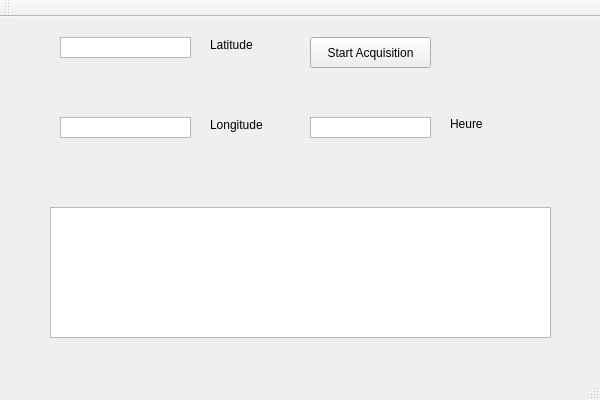
<?xml version="1.0" encoding="UTF-8"?>
<ui version="4.0">
 <class>TPGPSClass</class>
 <widget class="QMainWindow" name="TPGPSClass">
  <property name="geometry">
   <rect>
    <x>0</x>
    <y>0</y>
    <width>600</width>
    <height>400</height>
   </rect>
  </property>
  <property name="windowTitle">
   <string>TPGPS</string>
  </property>
  <widget class="QWidget" name="centralWidget">
   <widget class="QTextEdit" name="latitude">
    <property name="geometry">
     <rect>
      <x>60</x>
      <y>20</y>
      <width>131</width>
      <height>21</height>
     </rect>
    </property>
    <property name="acceptDrops">
     <bool>true</bool>
    </property>
    <property name="verticalScrollBarPolicy">
     <enum>Qt::ScrollBarAlwaysOff</enum>
    </property>
   </widget>
   <widget class="QTextEdit" name="trame">
    <property name="geometry">
     <rect>
      <x>50</x>
      <y>190</y>
      <width>501</width>
      <height>131</height>
     </rect>
    </property>
   </widget>
   <widget class="QTextEdit" name="longitude">
    <property name="geometry">
     <rect>
      <x>60</x>
      <y>100</y>
      <width>131</width>
      <height>21</height>
     </rect>
    </property>
    <property name="verticalScrollBarPolicy">
     <enum>Qt::ScrollBarAlwaysOff</enum>
    </property>
   </widget>
   <widget class="QPushButton" name="startAcquisition">
    <property name="geometry">
     <rect>
      <x>310</x>
      <y>20</y>
      <width>121</width>
      <height>31</height>
     </rect>
    </property>
    <property name="text">
     <string>Start Acquisition</string>
    </property>
   </widget>
   <widget class="QLabel" name="label">
    <property name="geometry">
     <rect>
      <x>210</x>
      <y>20</y>
      <width>47</width>
      <height>16</height>
     </rect>
    </property>
    <property name="text">
     <string>Latitude</string>
    </property>
   </widget>
   <widget class="QLabel" name="label_2">
    <property name="geometry">
     <rect>
      <x>210</x>
      <y>100</y>
      <width>61</width>
      <height>16</height>
     </rect>
    </property>
    <property name="text">
     <string>Longitude</string>
    </property>
   </widget>
   <widget class="QTextEdit" name="timeDisplay">
    <property name="geometry">
     <rect>
      <x>310</x>
      <y>100</y>
      <width>121</width>
      <height>21</height>
     </rect>
    </property>
    <property name="verticalScrollBarPolicy">
     <enum>Qt::ScrollBarAlwaysOff</enum>
    </property>
   </widget>
   <widget class="QLabel" name="label_3">
    <property name="geometry">
     <rect>
      <x>450</x>
      <y>100</y>
      <width>47</width>
      <height>13</height>
     </rect>
    </property>
    <property name="text">
     <string>Heure</string>
    </property>
   </widget>
  </widget>
  <widget class="QMenuBar" name="menuBar">
   <property name="geometry">
    <rect>
     <x>0</x>
     <y>0</y>
     <width>600</width>
     <height>21</height>
    </rect>
   </property>
  </widget>
  <widget class="QToolBar" name="mainToolBar">
   <attribute name="toolBarArea">
    <enum>TopToolBarArea</enum>
   </attribute>
   <attribute name="toolBarBreak">
    <bool>false</bool>
   </attribute>
  </widget>
  <widget class="QStatusBar" name="statusBar"/>
 </widget>
 <layoutdefault spacing="6" margin="11"/>
 <resources>
  <include location="TPGPS.qrc"/>
 </resources>
 <connections>
  <connection>
   <sender>startAcquisition</sender>
   <signal>clicked()</signal>
   <receiver>TPGPSClass</receiver>
   <slot>startAcquisition()</slot>
   <hints>
    <hint type="sourcelabel">
     <x>470</x>
     <y>88</y>
    </hint>
    <hint type="destinationlabel">
     <x>299</x>
     <y>199</y>
    </hint>
   </hints>
  </connection>
 </connections>
 <slots>
  <slot>startAcquisition()</slot>
 </slots>
</ui>
